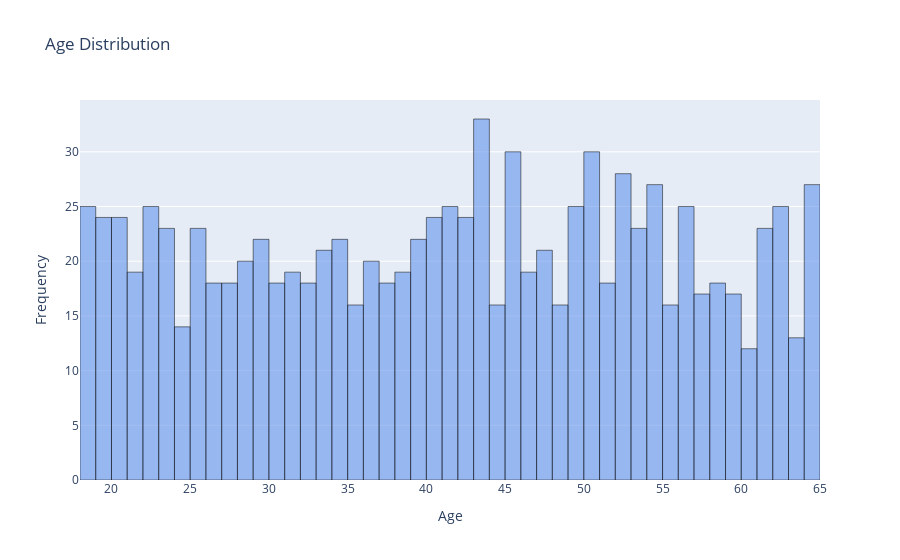

Here is the notebook cell this chart was saved with:
### Code cell
trace = go.Histogram(
    x=df['Age'],
    xbins=dict(
        start=min(df['Age']),
        end=max(df['Age']+1),
        size=1
    ),
    nbinsx=40,
    marker=dict(color='rgba(100, 149, 237, 0.6)', line=dict(color='rgba(0, 0, 0, 0.5)', width=1))
)

layout = go.Layout(
    title='Age Distribution',
    xaxis=dict(title='Age'),
    yaxis=dict(title='Frequency')
)

fig = go.Figure(data=[trace], layout=layout)

fig.show()

### Figure 1 — Plotly figure (JSON) as saved in the notebook; plotly's stock layout.template omitted (floating-point values rounded to 4 significant figures; data arrays with more than 128 entries replaced by an {"elided": "..."} marker saying what was removed)
{"data": [{"marker": {"color": "rgba(100, 149, 237, 0.6)", "line": {"color": "rgba(0, 0, 0, 0.5)", "width": 1}}, "nbinsx": 40, "type": "histogram", "x": {"elided": "1000 int values"}, "xbins": {"end": 65, "size": 1, "start": 18}}], "layout": {"title": {"text": "Age Distribution"}, "xaxis": {"title": {"text": "Age"}}, "yaxis": {"title": {"text": "Frequency"}}}}
